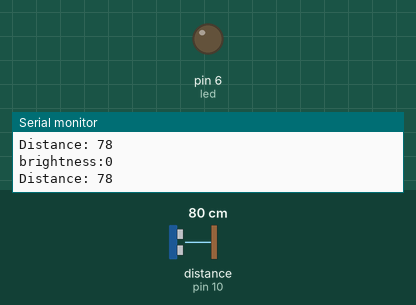
Bench run of a sketch on a simulated Arduino Uno, built with avr-gcc and run on an emulated ATmega328P. Shown: output pins drawn as LEDs (lit = HIGH), the last lines printed to the serial monitor. Wiring (inferred from the names in the program): ultrasonic range finder: trigger pin 9; echo pin 10. The inputs (shaded band) are chosen by the test bench; at power-on: distance to the obstacle (sensor on pin 10) 80 cm. The echo pulse lasts 58.3 µs per cm; pins used as bus, display or sensor lines are not drawn.

Above: at 1.2 s.
1.3 s: distance to the obstacle (sensor on pin 10) set to 2 cm
At 2.0 s:
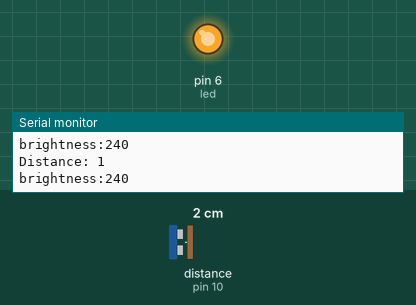
2.8 s: distance to the obstacle (sensor on pin 10) set to 9 cm
At 3.4 s:
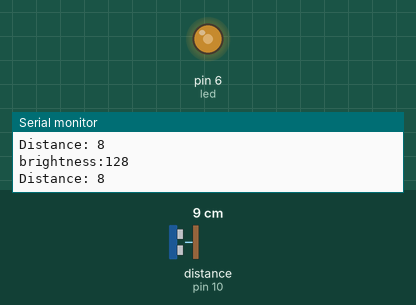
Timing chart, 0 to 5.8 s (numbered marks = the images above; inputs shaded):
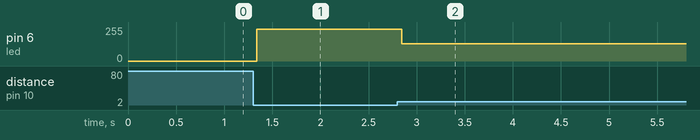

The sketch:

ultrasonic.ino
```cpp
const int trigPin = 9;
const int echoPin = 10;
const int led = 6;

long duration;
int distance;
int brightness;

void setup(){
   pinMode(trigPin,OUTPUT);
   pinMode(echoPin,INPUT);
   pinMode(led,OUTPUT);
   Serial.begin(9600);
}

void loop() {
    digitalWrite(trigPin, LOW);
    delayMicroseconds(2);
    digitalWrite(trigPin, HIGH);
    delayMicroseconds(10);
    digitalWrite(trigPin, LOW);
    duration = pulseIn(echoPin, HIGH);

    distance= duration*0.034/2;
    Serial.print("Distance: ");
    Serial.println(distance);


    brightness = 256-distance*16;
    if (brightness<=0){
      brightness = 0;
    }
    Serial.print("brightness:");
    Serial.println(brightness);
    analogWrite(led,brightness);

}
```

Measured:
- after the input at 1.3 s, pin 6 (led): 0/255 → 240/255 at once
- after the input at 2.8 s, pin 6 (led): 240/255 → 128/255 at once
